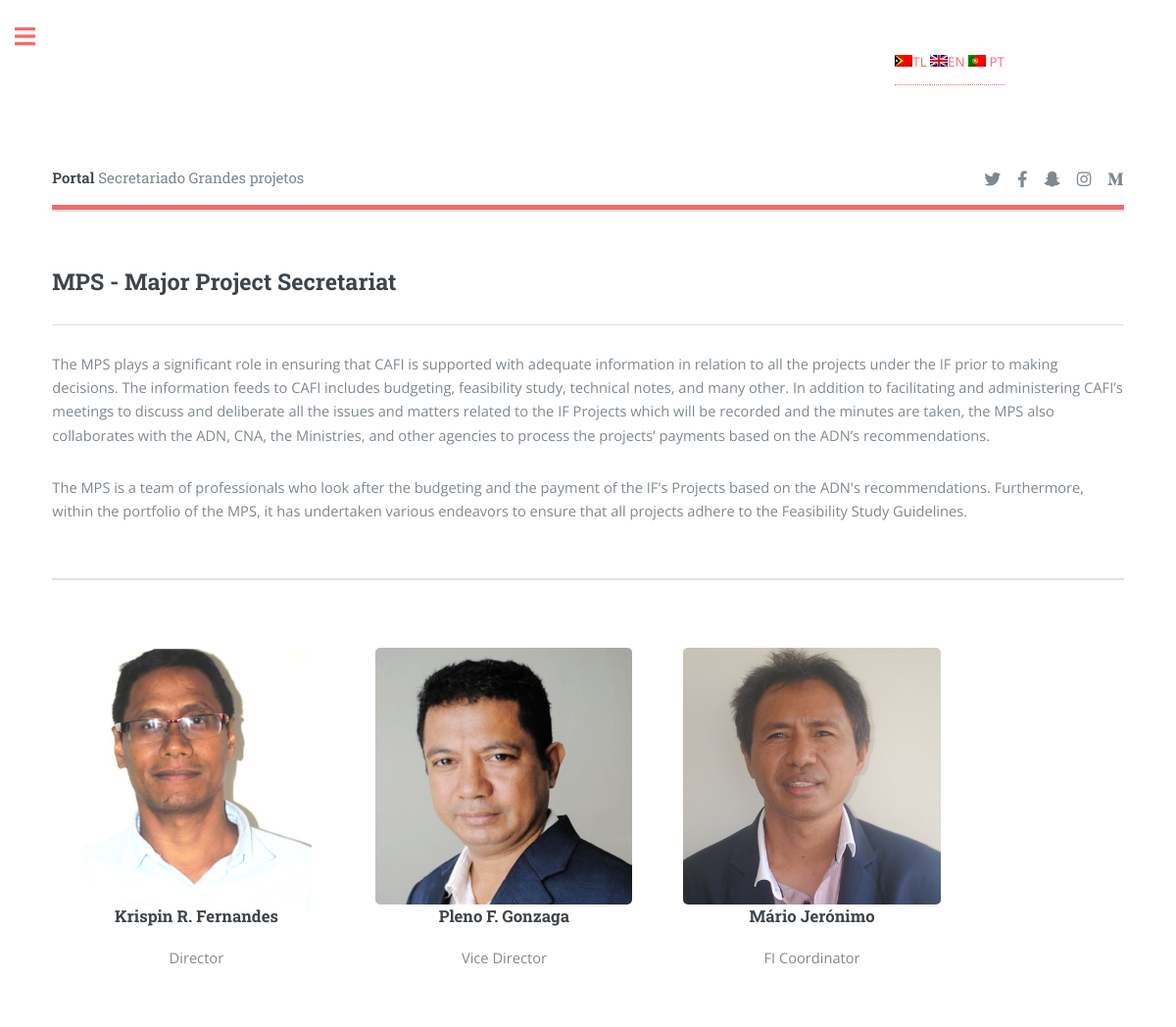
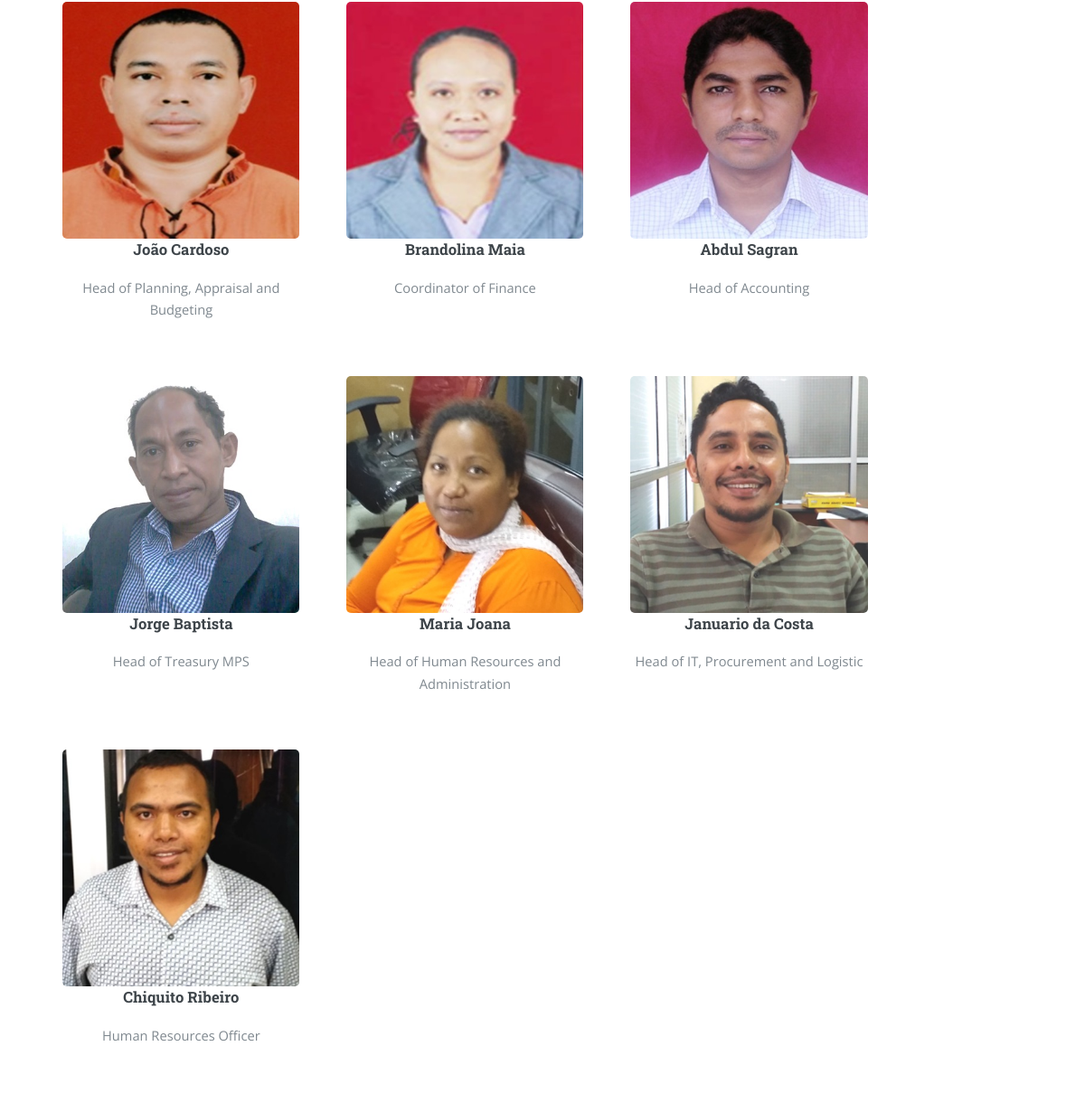
/tt/secretariado/, run on the app's committed database (2 pictures, top to bottom).
### mpsapps/models.py (models this page shows, shortened)
class SgpModel(models.Model):
    title = models.CharField(max_length=50)
    slug = models.SlugField(unique=True)
    konteudu = RichTextUploadingField()

class SgpStaff(models.Model):
    naran = models.CharField(max_length=50)
    title = models.CharField(max_length=50)
    image = models.ImageField(upload_to='staff', blank=True)
    status = models.BooleanField()

### mpsapps/views.py (the view)
# urls.py: path('secretariado/', SobreIfView.as_view(), name='sobresgp'),
class SobreIfView(TemplateView):
    template_name = 'mpsapps/sobresgp.html'
    def get_context_data(self, **kwargs):
        context = super().get_context_data(**kwargs)
        context['sobre_sgp'] = SgpModel.objects.get(id=2)
        context['staff_sgp'] = SgpStaff.objects.all()
        return context

### templates/mpsapps/sobresgp.html (shortened to what this page needs)
  {% extends 'shared/base.html'%}
  {% block section%}
  <section>
      {{sobre_sgp.konteudu |safe }}
  </section>
  <section>
      <div class="row">
          {% for staff in staff_sgp%}
          {%if staff.status%}
          <div class="col-lg-3 m-3 text-center">
                    <img class="image" src="{{staff.image.url}}" alt="{{staff.naran}}">
                    <h3>{{staff.naran}}</h3>
                    <p>{{staff.title}}</p>
          </div>
            {% endif %}
            {% endfor %}
      </div>
  </section>
  {%endblock%}

### templates/shared/base.html (shortened to what this page needs)
{% load static %}
{% load i18n %}
<!DOCTYPE HTML>
<html>
	<head>
		<link rel="stylesheet" href="{% static 'assets/bootstrap_css/bootstrap.min.css' %}">
		<link rel="stylesheet" href="{% static 'assets/bootstrap_css/bootstrap.css'%}">
		<link rel="stylesheet" href="{% static 'assets/css/main.css' %}" />
		<link rel="stylesheet" href="{% static 'assets/css/costume.css'%}">
	</head>
	<body class="is-preload">
        {% block body %}
			<div id="wrapper">
					<div id="main">
						<div class="inner">
							{% block header%}
							<section class="section-language">
                                {% get_current_language as LANGUAGE_CODE %}
                                {% get_available_languages as LANGUAGES %}
                                {% get_language_info_list for LANGUAGES as languages %}
                                {% for language in languages %}
                                {%if language.code == 'tt'%}
                                <a href="/{{ language.code }}{{ request.get_full_path|slice:'3:' }}"><img src="/media/static/lingua/tl.png" alt="">TL </a>
                                {% elif language.code == 'en'%}
                                <a href="/{{ language.code }}{{ request.get_full_path|slice:'3:' }}"><img src="/media/static/lingua/en.png" alt="">EN  </a>
                                {% else %}
                                <a href="/{{ language.code }}{{ request.get_full_path|slice:'3:' }}"><img src="/media/static/lingua/pt-pt.png" alt=""> PT </a>
                                {% endif %}
                                {% endfor %}
                            </section>
								<header id="header">
									<a href="{% url 'home'%}" class="logo"><strong>Portal</strong> {%trans 'Major Project Secretariat'%}</a>
									<ul class="icons">
										<li><a href="#" class="icon brands fa-twitter"><span class="label">Twitter</span></a></li>
										<li><a href="#" class="icon brands fa-facebook-f"><span class="label">Facebook</span></a></li>
										<li><a href="#" class="icon brands fa-snapchat-ghost"><span class="label">Snapchat</span></a></li>
										<li><a href="#" class="icon brands fa-instagram"><span class="label">Instagram</span></a></li>
										<li><a href="#" class="icon brands fa-medium-m"><span class="label">Medium</span></a></li>
									</ul>
                                </header>
                            {% endblock %}
							{% block section%}
							{% endblock %}
						</div>
					</div>
            </div>
        {% endblock%}
	</body>
</html>

### templates/shared/sidebar.html (shortened to what this page needs)
      {% load i18n %}

### static/assets/css/costume.css (style rules this page uses)
.section-language a { padding: 6em 0 1em 0; position: relative; left: 600px; }
.image { display: block; width: 100%; height: auto; }
@media screen and (max-width: 1280px) { .section-language a { padding: 6em 0 1em 0; position: relative; left: 860px; } }

### data on the page
SgpModel: konteudu "MPS - Major Project Secretariat The MPS plays a significant role in ensuring that CAFI is supported with adequate information in relation to all the projects under the IF prior to making decisions. The information feeds to CAFI includes budgeting, feasibility study, technical notes, and many other. In addition to facilitating and administering CAFI’s meetings to discuss and deliberate all the issues and matters related to the IF Projects which will be recorded and the minutes are taken, the MPS also collaborates with the ADN, CNA, the Ministries, and other agencies to process the projects’ payments based on the ADN’s recommendations. The MPS is a team of professionals who look after the…"
SgpStaff: image (picture), naran "Krispin R. Fernandes", title "Director"
SgpStaff: image (picture), naran "Pleno F. Gonzaga", title "Vice Director"
SgpStaff: image (picture), naran "Mário Jerónimo", title "FI Coordinator"
SgpStaff: image (picture), naran "João Cardoso", title "Head of Planning, Appraisal and Budgeting"
SgpStaff: image (picture), naran "Brandolina Maia", title "Coordinator of Finance"
SgpStaff: image (picture), naran "Abdul Sagran", title "Head of Accounting"
SgpStaff: image (picture), naran "Jorge Baptista", title "Head of Treasury MPS"
SgpStaff: image (picture), naran "Maria Joana", title "Head of Human Resources and Administration"
SgpStaff: image (picture), naran "Januario da Costa", title "Head of IT, Procurement and Logistic"
SgpStaff: image (picture), naran "Chiquito Ribeiro", title "Human Resources Officer"
